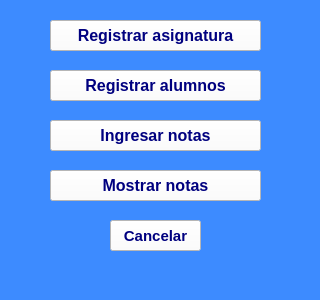
<?xml version="1.0" encoding="UTF-8"?>
<ui version="4.0">
 <class>Form</class>
 <widget class="QWidget" name="Form">
  <property name="geometry">
   <rect>
    <x>0</x>
    <y>0</y>
    <width>320</width>
    <height>300</height>
   </rect>
  </property>
  <property name="windowTitle">
   <string>Form</string>
  </property>
  <property name="styleSheet">
   <string notr="true">background-color: rgb(61, 139, 255);</string>
  </property>
  <widget class="QPushButton" name="btnMostrarNotas">
   <property name="geometry">
    <rect>
     <x>50</x>
     <y>170</y>
     <width>211</width>
     <height>31</height>
    </rect>
   </property>
   <property name="font">
    <font>
     <pointsize>12</pointsize>
     <weight>75</weight>
     <bold>true</bold>
    </font>
   </property>
   <property name="styleSheet">
    <string notr="true">background-color: rgb(255, 255, 255);
color: rgb(0, 0, 127);</string>
   </property>
   <property name="text">
    <string>Mostrar notas</string>
   </property>
  </widget>
  <widget class="QPushButton" name="btnRegAsig">
   <property name="geometry">
    <rect>
     <x>50</x>
     <y>20</y>
     <width>211</width>
     <height>31</height>
    </rect>
   </property>
   <property name="font">
    <font>
     <pointsize>12</pointsize>
     <weight>75</weight>
     <bold>true</bold>
    </font>
   </property>
   <property name="styleSheet">
    <string notr="true">background-color: rgb(255, 255, 255);
color: rgb(0, 0, 127);</string>
   </property>
   <property name="text">
    <string>Registrar asignatura</string>
   </property>
  </widget>
  <widget class="QPushButton" name="btnIngresarNotas">
   <property name="geometry">
    <rect>
     <x>50</x>
     <y>120</y>
     <width>211</width>
     <height>31</height>
    </rect>
   </property>
   <property name="font">
    <font>
     <pointsize>12</pointsize>
     <weight>75</weight>
     <bold>true</bold>
    </font>
   </property>
   <property name="styleSheet">
    <string notr="true">background-color: rgb(255, 255, 255);
color: rgb(0, 0, 127);</string>
   </property>
   <property name="text">
    <string>Ingresar notas</string>
   </property>
  </widget>
  <widget class="QPushButton" name="btnRegAlum">
   <property name="geometry">
    <rect>
     <x>50</x>
     <y>70</y>
     <width>211</width>
     <height>31</height>
    </rect>
   </property>
   <property name="font">
    <font>
     <pointsize>12</pointsize>
     <weight>75</weight>
     <bold>true</bold>
    </font>
   </property>
   <property name="styleSheet">
    <string notr="true">background-color: rgb(255, 255, 255);
color: rgb(0, 0, 127);</string>
   </property>
   <property name="text">
    <string>Registrar alumnos</string>
   </property>
  </widget>
  <widget class="QPushButton" name="btnCancelar">
   <property name="geometry">
    <rect>
     <x>110</x>
     <y>220</y>
     <width>91</width>
     <height>31</height>
    </rect>
   </property>
   <property name="font">
    <font>
     <pointsize>11</pointsize>
     <weight>75</weight>
     <bold>true</bold>
    </font>
   </property>
   <property name="styleSheet">
    <string notr="true">background-color: rgb(255, 255, 255);
color: rgb(0, 0, 127);</string>
   </property>
   <property name="text">
    <string>Cancelar</string>
   </property>
  </widget>
 </widget>
 <resources/>
 <connections/>
</ui>
